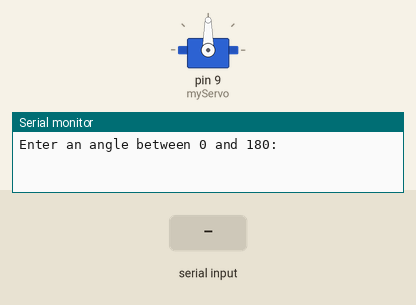
This sketch was run on a simulated Arduino Uno, built with avr-gcc and run on an emulated ATmega328P. Parts: servo, the last lines printed to the serial monitor. The test bench sets the inputs (shaded band).

Above: at 1.2 s.
1.3 s: "90,45\n" received over Serial
At 2.0 s:
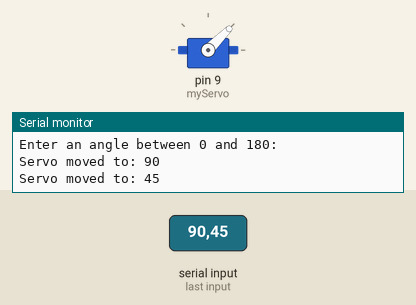
2.8 s: "30,150\n" received over Serial
At 3.2 s:
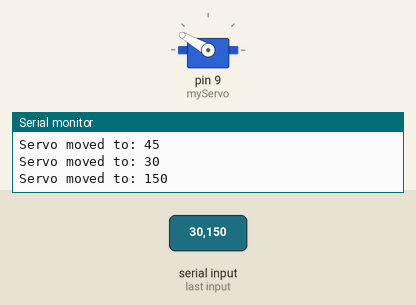
4.3 s: "5\n" received over Serial
At 5.4 s:
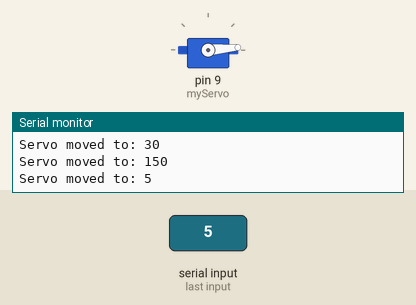
5.8 s: "90\n" received over Serial
At 6.5 s:
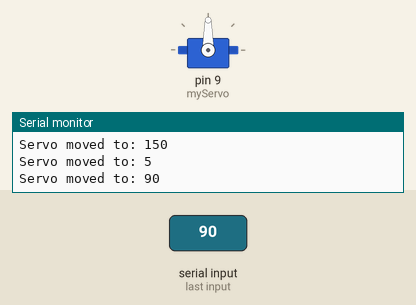
Timing chart, 0 to 8.3 s (numbered marks = the images above; inputs shaded):
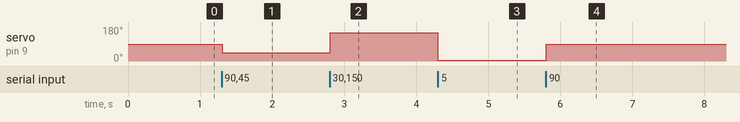

Measured:
- after the input at 1.3 s, servo on pin 9 (myServo): 90° → 45° at once
- after the input at 2.8 s, servo on pin 9 (myServo): 45° → 150° at once
- after the input at 4.3 s, servo on pin 9 (myServo): 150° → 5° at once
- after the input at 5.8 s, servo on pin 9 (myServo): 5° → 90° at once

The sketch:

Worthy_finger_servo_check.ino
```cpp
#include <Servo.h>

Servo myServo;  // create a servo object to control the servo
int angle;      // variable to store the angle value

void setup() {
  Serial.begin(9600);    // initialize serial communication at 9600 bps
  myServo.attach(9);     // attach the servo to pin 9
  Serial.println("Enter an angle between 0 and 180:");
}

void loop() {
  if (Serial.available() > 0) {            // check if data is available in the Serial Monitor
    angle = Serial.parseInt();             // read the incoming angle as an integer
    Serial.read();                         // clear any remaining serial data

    if (angle >= 0 && angle <= 180) {      // check if the angle is valid
      myServo.write(angle);                // move the servo to the specified angle
      Serial.print("Servo moved to: ");
      Serial.println(angle);
    } else {
      Serial.println("Invalid angle! Enter a value between 0 and 180.");
    }
  }
}
```
